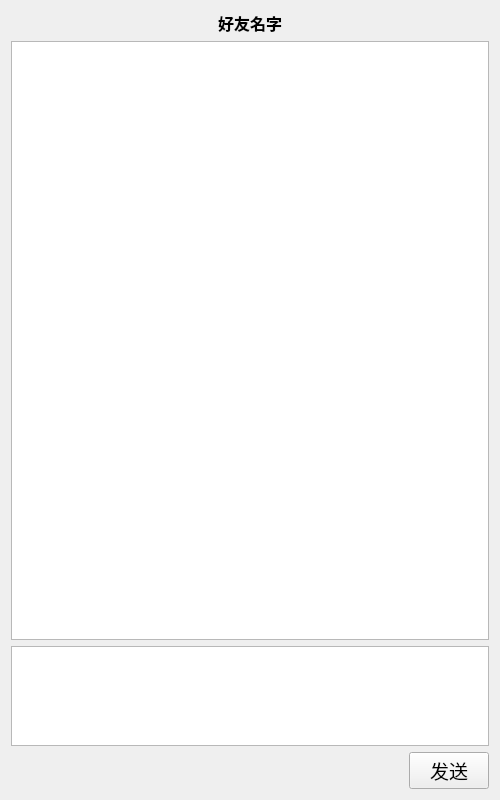
<?xml version="1.0" encoding="UTF-8"?>
<ui version="4.0">
 <class>PrivateChat</class>
 <widget class="QWidget" name="PrivateChat">
  <property name="geometry">
   <rect>
    <x>0</x>
    <y>0</y>
    <width>500</width>
    <height>800</height>
   </rect>
  </property>
  <property name="minimumSize">
   <size>
    <width>500</width>
    <height>600</height>
   </size>
  </property>
  <property name="windowTitle">
   <string>Form</string>
  </property>
  <layout class="QGridLayout" name="gridLayout">
   <item row="0" column="0">
    <layout class="QHBoxLayout" name="horizontalLayout_2">
     <item>
      <spacer name="horizontalSpacer_2">
       <property name="orientation">
        <enum>Qt::Horizontal</enum>
       </property>
       <property name="sizeHint" stdset="0">
        <size>
         <width>40</width>
         <height>20</height>
        </size>
       </property>
      </spacer>
     </item>
     <item>
      <widget class="QLabel" name="label">
       <property name="maximumSize">
        <size>
         <width>16777215</width>
         <height>25</height>
        </size>
       </property>
       <property name="font">
        <font>
         <pointsize>12</pointsize>
         <weight>75</weight>
         <bold>true</bold>
        </font>
       </property>
       <property name="text">
        <string>好友名字</string>
       </property>
      </widget>
     </item>
     <item>
      <spacer name="horizontalSpacer_3">
       <property name="orientation">
        <enum>Qt::Horizontal</enum>
       </property>
       <property name="sizeHint" stdset="0">
        <size>
         <width>40</width>
         <height>20</height>
        </size>
       </property>
      </spacer>
     </item>
    </layout>
   </item>
   <item row="1" column="0">
    <widget class="QTextEdit" name="showMsg_te">
     <property name="minimumSize">
      <size>
       <width>0</width>
       <height>400</height>
      </size>
     </property>
     <property name="font">
      <font>
       <pointsize>14</pointsize>
      </font>
     </property>
    </widget>
   </item>
   <item row="2" column="0">
    <widget class="QPlainTextEdit" name="inputMsg_pte">
     <property name="maximumSize">
      <size>
       <width>16777215</width>
       <height>100</height>
      </size>
     </property>
     <property name="font">
      <font>
       <pointsize>14</pointsize>
      </font>
     </property>
    </widget>
   </item>
   <item row="3" column="0">
    <layout class="QHBoxLayout" name="horizontalLayout">
     <item>
      <spacer name="horizontalSpacer">
       <property name="orientation">
        <enum>Qt::Horizontal</enum>
       </property>
       <property name="sizeHint" stdset="0">
        <size>
         <width>278</width>
         <height>20</height>
        </size>
       </property>
      </spacer>
     </item>
     <item>
      <widget class="QPushButton" name="sendMsg_pb">
       <property name="font">
        <font>
         <pointsize>14</pointsize>
        </font>
       </property>
       <property name="text">
        <string>发送</string>
       </property>
      </widget>
     </item>
    </layout>
   </item>
  </layout>
 </widget>
 <resources/>
 <connections/>
</ui>
